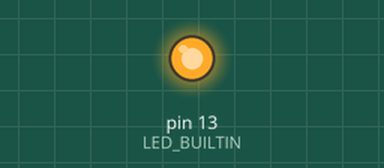
The sketch below on a simulated Arduino Uno, built with avr-gcc and run on an emulated ATmega328P. On the bench: output pins drawn as LEDs (lit = HIGH).

Above: at 0.2 s.
At 12.3 s:
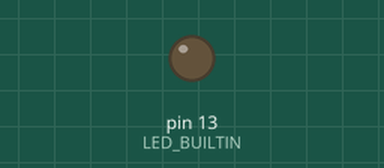
Timing chart, 0 to 19.5 s (numbered marks = the images above):
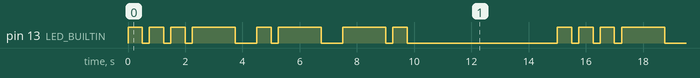

The sketch:

morse_code.ino
```cpp
void setup() {
  pinMode(LED_BUILTIN, OUTPUT);
}

void short_blink() {
  digitalWrite(LED_BUILTIN, HIGH);
  delay(500);
  digitalWrite(LED_BUILTIN, LOW);
  delay(250);
}

void long_blink() {
  digitalWrite(LED_BUILTIN, HIGH);
  delay(1500);
  digitalWrite(LED_BUILTIN, LOW);
  delay(250);
}


void loop() {
  // My name is Van therefore the morse code for that is ..._ ._ _.
  // v
  short_blink();
  short_blink();
  short_blink();
  long_blink();
  delay(500);
  // a
  short_blink();
  long_blink();
  delay(500);
  // n
  long_blink();
  short_blink();
  delay(5000); // long delay to make end of morse code easier to notice

}
```

Measured:
- by itself, pin 13 (LED_BUILTIN): repeats every 15.0 s: 2 × (LOW 0.25 s, HIGH 0.50 s), LOW 0.25 s, HIGH 1.5 s, LOW 0.75 s, HIGH 0.50 s, LOW 0.25 s, HIGH 1.5 s, LOW 0.75 s, HIGH 1.5 s, LOW 0.25 s, HIGH 0.50 s, LOW 5.3 s, HIGH 0.50 s
- by itself, everything shown: repeats every 15.0 s, in 16 steps
